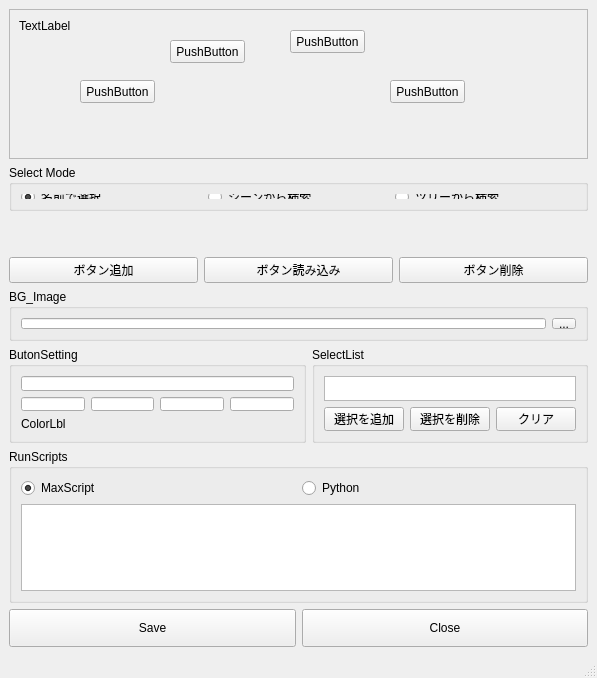
<?xml version="1.0" encoding="UTF-8"?>
<ui version="4.0">
 <class>MainWindow</class>
 <widget class="QMainWindow" name="MainWindow">
  <property name="geometry">
   <rect>
    <x>0</x>
    <y>0</y>
    <width>597</width>
    <height>678</height>
   </rect>
  </property>
  <property name="windowTitle">
   <string>MainWindow</string>
  </property>
  <widget class="QWidget" name="centralwidget">
   <layout class="QGridLayout" name="gridLayout" rowstretch="2,0,0,0,0,0,0,0">
    <item row="5" column="0">
     <layout class="QHBoxLayout" name="horizontalLayout_4" stretch="0,1">
      <property name="bottomMargin">
       <number>0</number>
      </property>
      <item>
       <widget class="QGroupBox" name="btStats">
        <property name="minimumSize">
         <size>
          <width>0</width>
          <height>96</height>
         </size>
        </property>
        <property name="maximumSize">
         <size>
          <width>360</width>
          <height>16777215</height>
         </size>
        </property>
        <property name="title">
         <string>ButonSetting</string>
        </property>
        <layout class="QVBoxLayout" name="verticalLayout_4">
         <item>
          <widget class="QLineEdit" name="lineEdit_2"/>
         </item>
         <item>
          <layout class="QHBoxLayout" name="horizontalLayout_3">
           <property name="bottomMargin">
            <number>0</number>
           </property>
           <item>
            <widget class="QLineEdit" name="lineEdit_5">
             <property name="text">
              <string/>
             </property>
            </widget>
           </item>
           <item>
            <widget class="QLineEdit" name="lineEdit_4"/>
           </item>
           <item>
            <widget class="QLineEdit" name="lineEdit"/>
           </item>
           <item>
            <widget class="QLineEdit" name="lineEdit_3"/>
           </item>
          </layout>
         </item>
         <item>
          <widget class="QLabel" name="label_2">
           <property name="text">
            <string>ColorLbl</string>
           </property>
          </widget>
         </item>
        </layout>
       </widget>
      </item>
      <item>
       <widget class="QGroupBox" name="selObjGb">
        <property name="minimumSize">
         <size>
          <width>0</width>
          <height>96</height>
         </size>
        </property>
        <property name="title">
         <string>SelectList</string>
        </property>
        <layout class="QVBoxLayout" name="verticalLayout_2">
         <item>
          <widget class="QListWidget" name="listWidget">
           <property name="maximumSize">
            <size>
             <width>16777215</width>
             <height>128</height>
            </size>
           </property>
          </widget>
         </item>
         <item>
          <layout class="QHBoxLayout" name="horizontalLayout_2">
           <property name="bottomMargin">
            <number>0</number>
           </property>
           <item>
            <widget class="QPushButton" name="pushButton_5">
             <property name="text">
              <string>選択を追加</string>
             </property>
            </widget>
           </item>
           <item>
            <widget class="QPushButton" name="pushButton_6">
             <property name="text">
              <string>選択を削除</string>
             </property>
            </widget>
           </item>
           <item>
            <widget class="QPushButton" name="pushButton_7">
             <property name="text">
              <string>クリア</string>
             </property>
            </widget>
           </item>
          </layout>
         </item>
        </layout>
       </widget>
      </item>
     </layout>
    </item>
    <item row="7" column="0">
     <layout class="QHBoxLayout" name="horizontalLayout_6">
      <property name="bottomMargin">
       <number>0</number>
      </property>
      <item>
       <widget class="QPushButton" name="pushButton_12">
        <property name="minimumSize">
         <size>
          <width>0</width>
          <height>38</height>
         </size>
        </property>
        <property name="text">
         <string>Save</string>
        </property>
       </widget>
      </item>
      <item>
       <widget class="QPushButton" name="pushButton_8">
        <property name="minimumSize">
         <size>
          <width>0</width>
          <height>38</height>
         </size>
        </property>
        <property name="text">
         <string>Close</string>
        </property>
       </widget>
      </item>
     </layout>
    </item>
    <item row="6" column="0">
     <widget class="QGroupBox" name="groupBox">
      <property name="minimumSize">
       <size>
        <width>0</width>
        <height>64</height>
       </size>
      </property>
      <property name="title">
       <string>RunScripts</string>
      </property>
      <layout class="QVBoxLayout" name="verticalLayout_3">
       <item>
        <layout class="QHBoxLayout" name="horizontalLayout_5">
         <property name="bottomMargin">
          <number>0</number>
         </property>
         <item>
          <widget class="QRadioButton" name="radioButton_2">
           <property name="text">
            <string>MaxScript</string>
           </property>
           <property name="checked">
            <bool>true</bool>
           </property>
          </widget>
         </item>
         <item>
          <widget class="QRadioButton" name="radioButton">
           <property name="text">
            <string>Python</string>
           </property>
          </widget>
         </item>
        </layout>
       </item>
       <item>
        <widget class="QTextBrowser" name="textBrowser">
         <property name="minimumSize">
          <size>
           <width>0</width>
           <height>24</height>
          </size>
         </property>
        </widget>
       </item>
      </layout>
     </widget>
    </item>
    <item row="0" column="0">
     <layout class="QHBoxLayout" name="horizontalLayout_9">
      <property name="bottomMargin">
       <number>20</number>
      </property>
      <item>
       <layout class="QVBoxLayout" name="verticalLayout_5">
        <property name="leftMargin">
         <number>0</number>
        </property>
       </layout>
      </item>
      <item>
       <layout class="QVBoxLayout" name="verticalLayout">
        <property name="bottomMargin">
         <number>20</number>
        </property>
        <item>
         <widget class="QScrollArea" name="scrollArea">
          <property name="minimumSize">
           <size>
            <width>100</width>
            <height>150</height>
           </size>
          </property>
          <property name="verticalScrollBarPolicy">
           <enum>Qt::ScrollBarAsNeeded</enum>
          </property>
          <property name="widgetResizable">
           <bool>true</bool>
          </property>
          <widget class="QWidget" name="scrollAreaWidgetContents">
           <property name="geometry">
            <rect>
             <x>0</x>
             <y>0</y>
             <width>565</width>
             <height>148</height>
            </rect>
           </property>
           <widget class="QLabel" name="label">
            <property name="geometry">
             <rect>
              <x>9</x>
              <y>9</y>
              <width>541</width>
              <height>451</height>
             </rect>
            </property>
            <property name="text">
             <string>TextLabel</string>
            </property>
            <property name="alignment">
             <set>Qt::AlignLeading|Qt::AlignLeft|Qt::AlignTop</set>
            </property>
           </widget>
           <widget class="QPushButton" name="pushButton">
            <property name="geometry">
             <rect>
              <x>160</x>
              <y>30</y>
              <width>75</width>
              <height>23</height>
             </rect>
            </property>
            <property name="text">
             <string>PushButton</string>
            </property>
           </widget>
           <widget class="QPushButton" name="pushButton_2">
            <property name="geometry">
             <rect>
              <x>380</x>
              <y>70</y>
              <width>75</width>
              <height>23</height>
             </rect>
            </property>
            <property name="text">
             <string>PushButton</string>
            </property>
           </widget>
           <widget class="QPushButton" name="pushButton_3">
            <property name="geometry">
             <rect>
              <x>280</x>
              <y>20</y>
              <width>75</width>
              <height>23</height>
             </rect>
            </property>
            <property name="text">
             <string>PushButton</string>
            </property>
           </widget>
           <widget class="QPushButton" name="pushButton_4">
            <property name="geometry">
             <rect>
              <x>70</x>
              <y>70</y>
              <width>75</width>
              <height>23</height>
             </rect>
            </property>
            <property name="text">
             <string>PushButton</string>
            </property>
           </widget>
          </widget>
         </widget>
        </item>
        <item>
         <widget class="QGroupBox" name="selModeGb">
          <property name="minimumSize">
           <size>
            <width>0</width>
            <height>46</height>
           </size>
          </property>
          <property name="maximumSize">
           <size>
            <width>16777215</width>
            <height>46</height>
           </size>
          </property>
          <property name="title">
           <string>Select Mode</string>
          </property>
          <layout class="QHBoxLayout" name="horizontalLayout">
           <item>
            <widget class="QRadioButton" name="nameSelRb">
             <property name="text">
              <string>名前で選択</string>
             </property>
             <property name="checked">
              <bool>true</bool>
             </property>
            </widget>
           </item>
           <item>
            <widget class="QRadioButton" name="searchSelRb">
             <property name="text">
              <string>シーンから検索</string>
             </property>
            </widget>
           </item>
           <item>
            <widget class="QRadioButton" name="searchTreeSelRb">
             <property name="text">
              <string>ツリーから検索</string>
             </property>
             <property name="checked">
              <bool>false</bool>
             </property>
            </widget>
           </item>
          </layout>
         </widget>
        </item>
       </layout>
      </item>
     </layout>
    </item>
    <item row="4" column="0">
     <widget class="QGroupBox" name="groupBox_2">
      <property name="minimumSize">
       <size>
        <width>0</width>
        <height>52</height>
       </size>
      </property>
      <property name="maximumSize">
       <size>
        <width>16777215</width>
        <height>52</height>
       </size>
      </property>
      <property name="title">
       <string>BG_Image</string>
      </property>
      <layout class="QHBoxLayout" name="horizontalLayout_8">
       <item>
        <widget class="QLineEdit" name="lineEdit_6"/>
       </item>
       <item>
        <widget class="QToolButton" name="toolButton">
         <property name="text">
          <string>...</string>
         </property>
        </widget>
       </item>
      </layout>
     </widget>
    </item>
    <item row="3" column="0">
     <layout class="QHBoxLayout" name="horizontalLayout_7">
      <property name="bottomMargin">
       <number>0</number>
      </property>
      <item>
       <widget class="QPushButton" name="pushButton_10">
        <property name="text">
         <string>ボタン追加</string>
        </property>
       </widget>
      </item>
      <item>
       <widget class="QPushButton" name="pushButton_11">
        <property name="text">
         <string>ボタン読み込み</string>
        </property>
       </widget>
      </item>
      <item>
       <widget class="QPushButton" name="pushButton_9">
        <property name="text">
         <string>ボタン削除</string>
        </property>
       </widget>
      </item>
     </layout>
    </item>
   </layout>
  </widget>
  <widget class="QMenuBar" name="menubar">
   <property name="geometry">
    <rect>
     <x>0</x>
     <y>0</y>
     <width>597</width>
     <height>24</height>
    </rect>
   </property>
  </widget>
  <widget class="QStatusBar" name="statusbar"/>
 </widget>
 <resources/>
 <connections/>
</ui>
